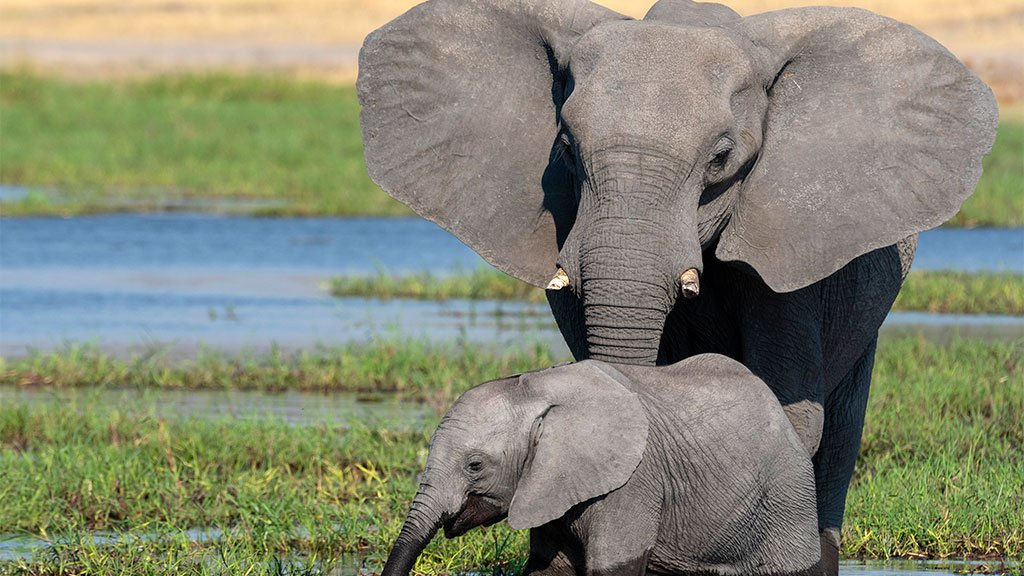
#> input picture edge_detection/img.jpg, 1024 x 576 px
$ jupyter execute edges_filters.ipynb   (older library calls are emulated)
#> lines starting #> are read from the running program, lines starting #| are printed output that depends on the picture
[cell 1]
import cv2
import numpy as np
import matplotlib.pyplot as plt

[cell 2]
image = cv2.imread('img.jpg', cv2.IMREAD_GRAYSCALE)
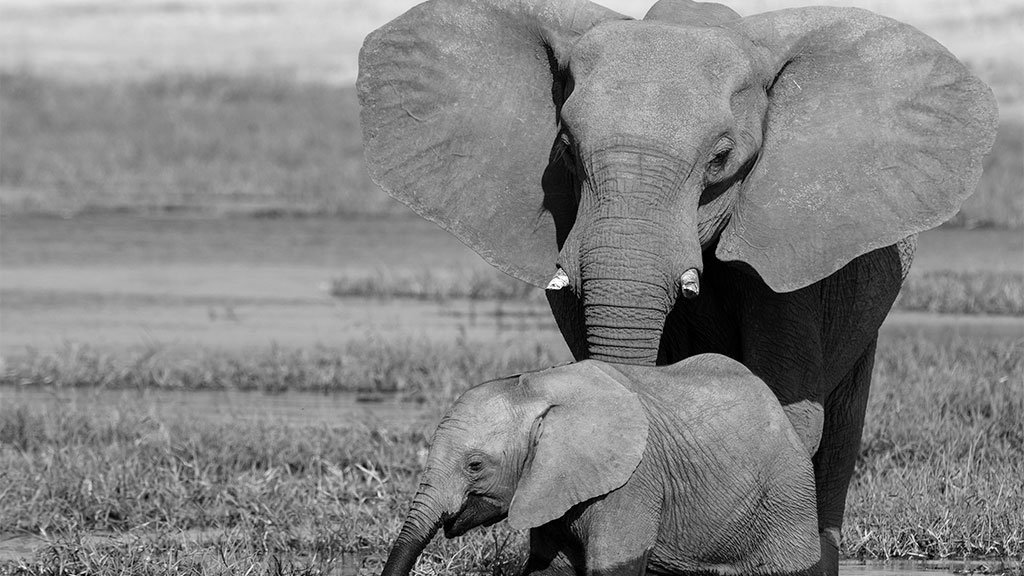
#> image: shape (576, 1024); min 0, max 255, mean 132.6
roberts_x = np.array([[1, 0], [0, -1]], dtype=np.float32)
roberts_y = np.array([[0, 1], [-1, 0]], dtype=np.float32)

gradient_x = cv2.filter2D(image, -1, roberts_x)
gradient_y = cv2.filter2D(image, -1, roberts_y)

plt.figure(figsize=(20,8))
plt.subplot(141),plt.imshow(image,cmap='gray'),plt.title('Original'),plt.axis('off')
plt.subplot(142),plt.imshow(gradient_x ,cmap='gray'),plt.title('gradient_x'),plt.axis('off')
plt.subplot(143),plt.imshow(gradient_y,cmap='gray'),plt.title('gradient_y'),plt.axis('off')
plt.subplot(144),plt.imshow(gradient_x + gradient_y,cmap='gray'),plt.title('Roberts'),plt.axis('off')
plt.show()

[cell 3]
kernelx = np.array([[1,1,1],[0,0,0],[-1,-1,-1]])
kernely = np.array([[-1,0,1],[-1,0,1],[-1,0,1]])
gradient_x = cv2.filter2D(image, -1, kernelx)
gradient_y = cv2.filter2D(image, -1, kernely)
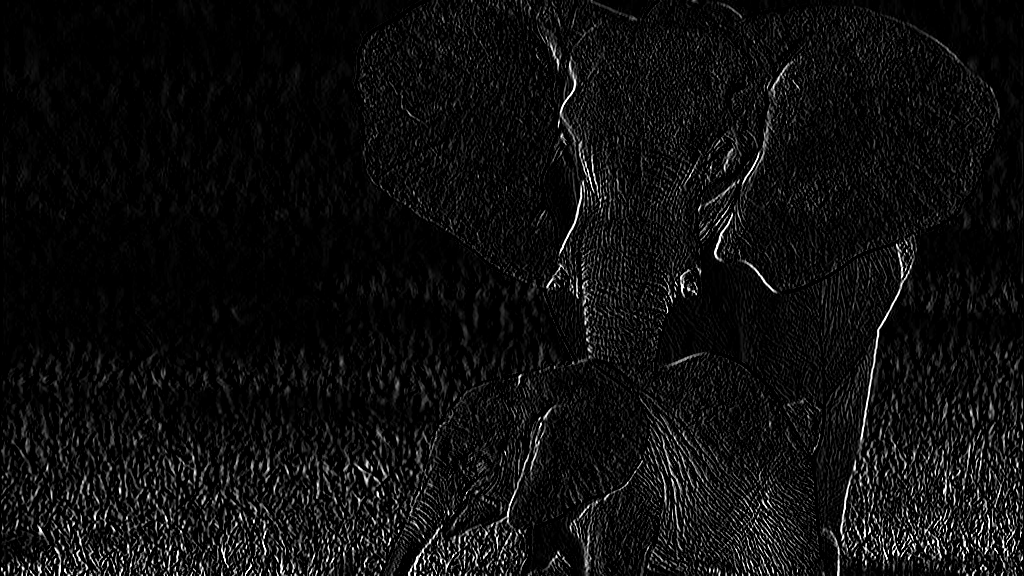
#> gradient_y: shape (576, 1024); min 0, max 255, mean 14.6

plt.figure(figsize=(20,8))
plt.subplot(141),plt.imshow(image,cmap='gray'),plt.title('Original'),plt.axis('off')
plt.subplot(142),plt.imshow(gradient_x ,cmap='gray'),plt.title('gradient_x'),plt.axis('off')
plt.subplot(143),plt.imshow(gradient_y,cmap='gray'),plt.title('gradient_y'),plt.axis('off')
plt.subplot(144),plt.imshow(gradient_x + gradient_y,cmap='gray'),plt.title('perwitt'),plt.axis('off')
plt.show()
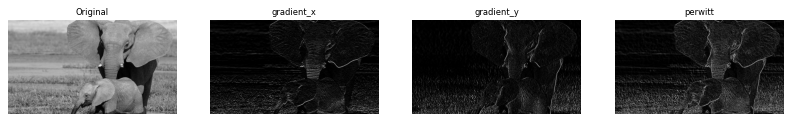
#> figure drawn by matplotlib, 4 panels

[cell 4]
gradient_x= cv2.Sobel(image,cv2.CV_64F,1,0,ksize=5)
gradient_x = cv2.convertScaleAbs(gradient_x)
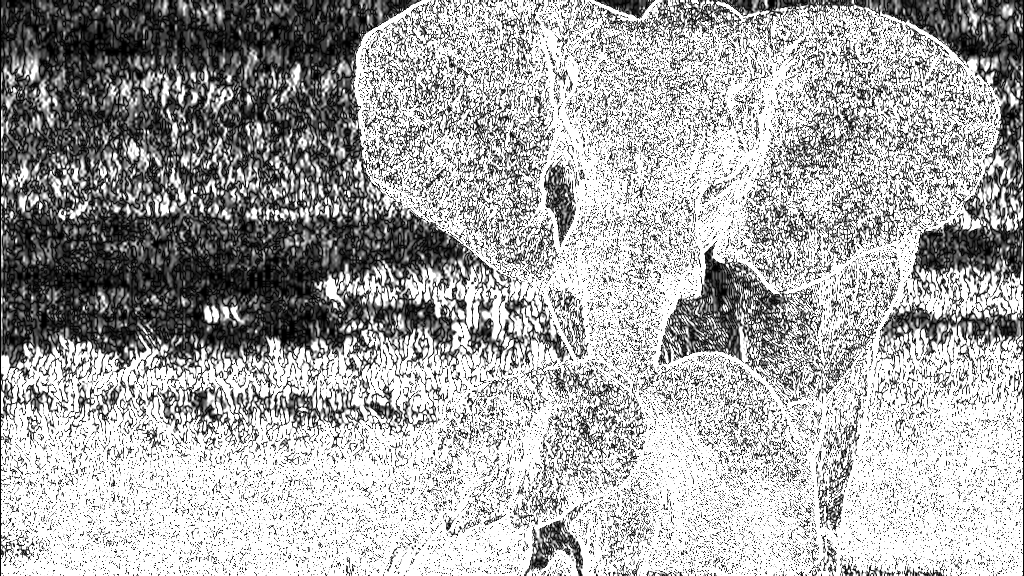
#> gradient_x: shape (576, 1024); min 0, max 255, mean 167
gradient_y = cv2.Sobel(image,cv2.CV_64F,0,1,ksize=5)
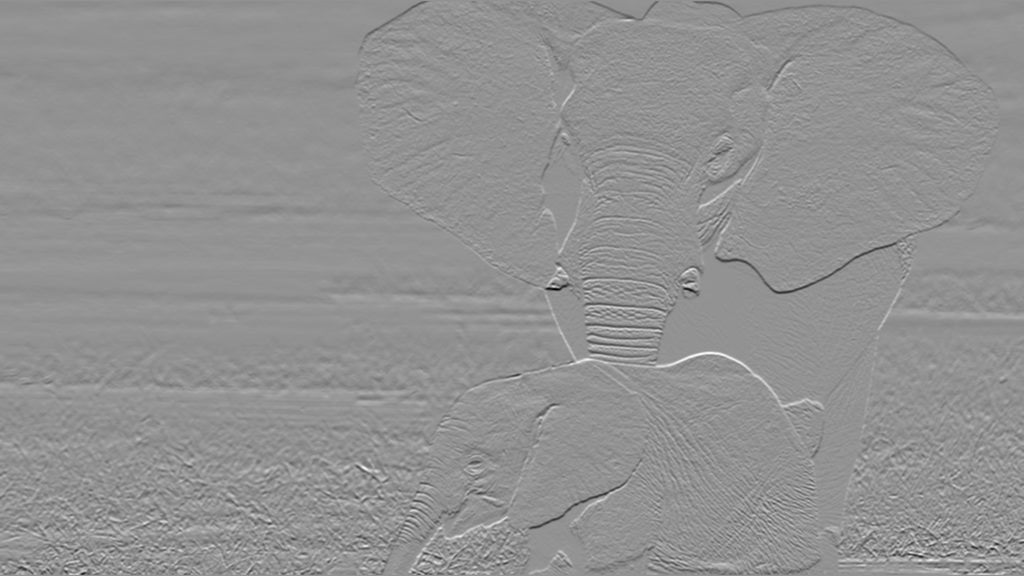
#> gradient_y: shape (576, 1024) float64; min -11189, max 8291, mean -26.6; drawn with min black and max white
gradient_y = cv2.convertScaleAbs(gradient_y)
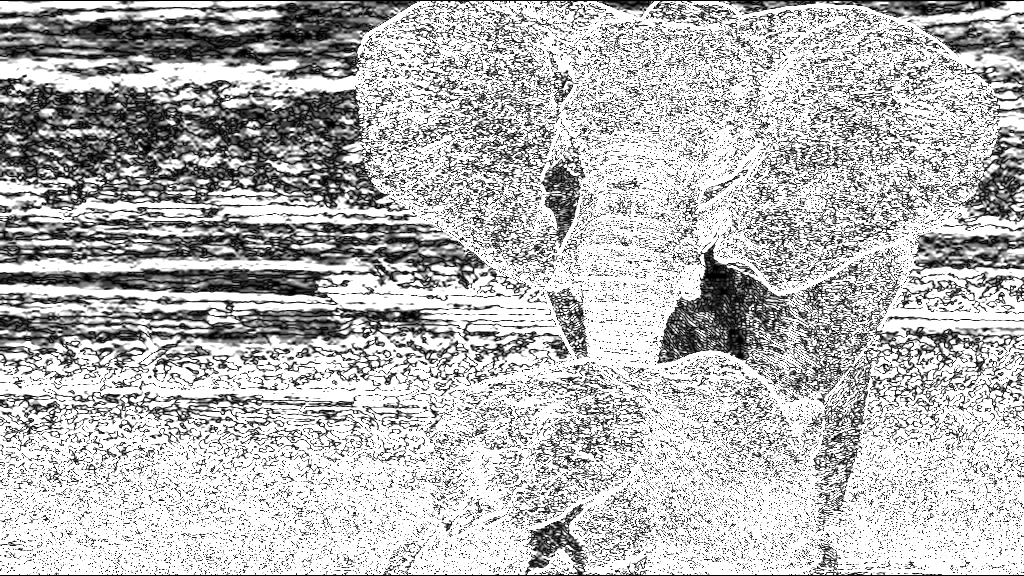
#> gradient_y: shape (576, 1024); min 0, max 255, mean 183
plt.figure(figsize=(20,8))
plt.subplot(141),plt.imshow(image,cmap='gray'),plt.title('Original'),plt.axis('off')
plt.subplot(142),plt.imshow(gradient_x ,cmap='gray'),plt.title('gradient_x'),plt.axis('off')
plt.subplot(143),plt.imshow(gradient_y,cmap='gray'),plt.title('gradient_y'),plt.axis('off')
plt.subplot(144),plt.imshow(gradient_x + gradient_y,cmap='gray'),plt.title('sobel'),plt.axis('off')
plt.show()
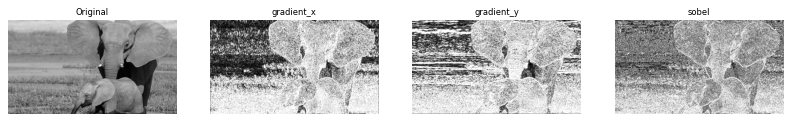
#> figure drawn by matplotlib, 4 panels

[cell 5]
import cv2
image = cv2.imread('img.jpg', cv2.IMREAD_GRAYSCALE)
edges = cv2.Canny(image, 100,200)
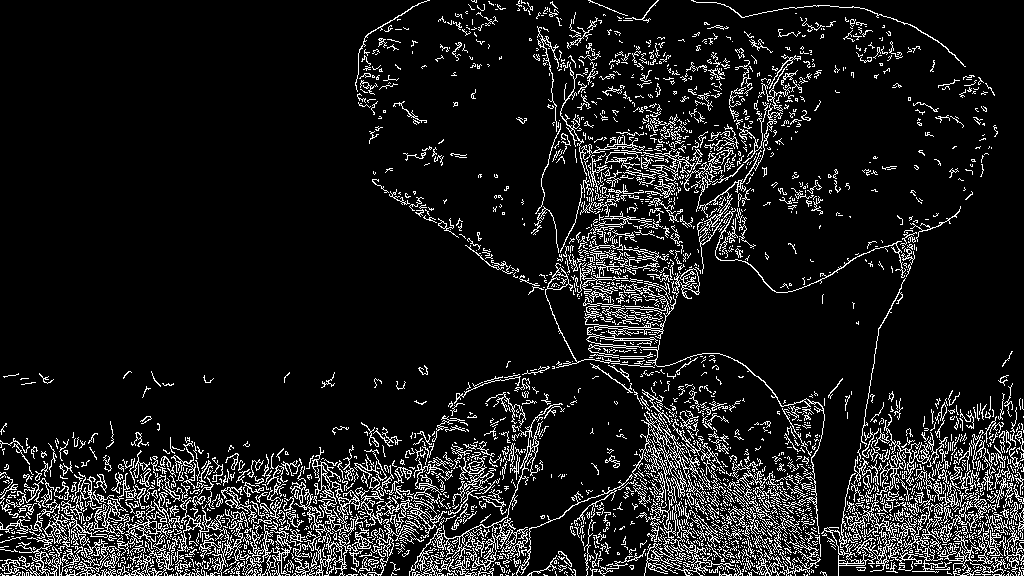
#> edges: shape (576, 1024); 10.8% white in thin lines or dots

plt.figure(figsize=(20,8))
plt.subplot(141),plt.imshow(image,cmap='gray'),plt.title('Original'),plt.axis('off')
plt.subplot(142),plt.imshow(edges,cmap='gray'),plt.title('canny'),plt.axis('off')

[cell 6]
image = cv2.imread('img.jpg', cv2.IMREAD_GRAYSCALE)
img_gaussian = cv2.GaussianBlur(image,(5,5),0)
edges =cv2.Laplacian(img_gaussian, cv2.CV_64F)
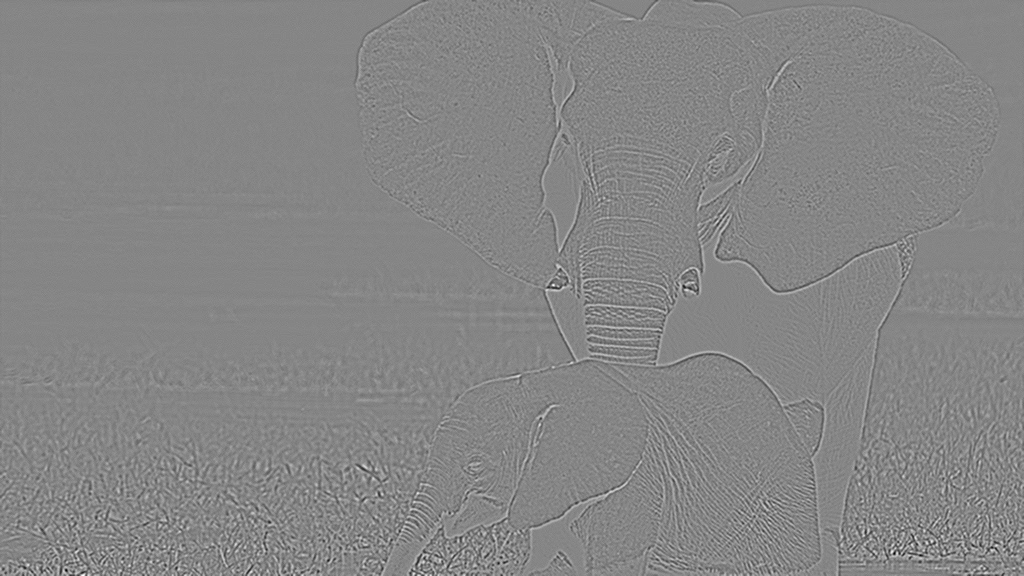
#> edges: shape (576, 1024) float64; min -86, max 78, mean 0; drawn with min black and max white
dest = cv2.convertScaleAbs(edges)

plt.figure(figsize=(20,8))
plt.subplot(141),plt.imshow(image,cmap='gray'),plt.title('Original'),plt.axis('off')
plt.subplot(142),plt.imshow(dest,cmap='gray'),plt.title('laplacian'),plt.axis('off')
